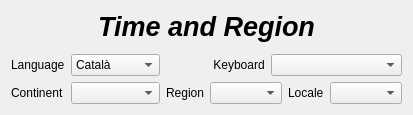
          <widget class="QWidget" name="PTime">
           <layout class="QGridLayout" name="gridLayout_14">
            <item row="0" column="0" colspan="7">
             <widget class="QLabel" name="LTimeRegionTitle">
              <property name="maximumSize">
               <size>
                <width>16777215</width>
                <height>50</height>
               </size>
              </property>
              <property name="font">
               <font>
                <pointsize>20</pointsize>
                <weight>75</weight>
                <italic>true</italic>
                <bold>true</bold>
               </font>
              </property>
              <property name="text">
               <string>Time and Region</string>
              </property>
              <property name="alignment">
               <set>Qt::AlignCenter</set>
              </property>
             </widget>
            </item>
            <item row="2" column="0">
             <widget class="QLabel" name="LLanguage">
              <property name="text">
               <string>Language</string>
              </property>
             </widget>
            </item>
            <item row="2" column="1">
             <widget class="QComboBox" name="CBLanguage">
              <property name="sizePolicy">
               <sizepolicy hsizetype="Expanding" vsizetype="Fixed">
                <horstretch>0</horstretch>
                <verstretch>0</verstretch>
               </sizepolicy>
              </property>
              <item>
               <property name="text">
                <string>Català</string>
               </property>
              </item>
              <item>
               <property name="text">
                <string>English</string>
               </property>
              </item>
              <item>
               <property name="text">
                <string>Castellano</string>
               </property>
              </item>
             </widget>
            </item>
            <item row="2" column="3">
             <widget class="QLabel" name="LKeyboard">
              <property name="text">
               <string> Keyboard</string>
              </property>
             </widget>
            </item>
            <item row="2" column="4" colspan="3">
             <widget class="QComboBox" name="CBKeyboard">
              <property name="sizePolicy">
               <sizepolicy hsizetype="Expanding" vsizetype="Fixed">
                <horstretch>0</horstretch>
                <verstretch>0</verstretch>
               </sizepolicy>
              </property>
             </widget>
            </item>
            <item row="3" column="0">
             <widget class="QLabel" name="LContinent">
              <property name="sizePolicy">
               <sizepolicy hsizetype="Preferred" vsizetype="Preferred">
                <horstretch>0</horstretch>
                <verstretch>0</verstretch>
               </sizepolicy>
              </property>
              <property name="minimumSize">
               <size>
                <width>0</width>
                <height>0</height>
               </size>
              </property>
              <property name="text">
               <string>Continent</string>
              </property>
             </widget>
            </item>
            <item row="3" column="1">
             <widget class="QComboBox" name="CBContinent">
              <property name="sizePolicy">
               <sizepolicy hsizetype="Expanding" vsizetype="Fixed">
                <horstretch>0</horstretch>
                <verstretch>0</verstretch>
               </sizepolicy>
              </property>
              <property name="maximumSize">
               <size>
                <width>250</width>
                <height>16777215</height>
               </size>
              </property>
             </widget>
            </item>
            <item row="3" column="2">
             <widget class="QLabel" name="LRegion">
              <property name="text">
               <string>Region</string>
              </property>
             </widget>
            </item>
            <item row="3" column="3" colspan="2">
             <widget class="QComboBox" name="CBRegion"/>
            </item>
            <item row="3" column="5">
             <widget class="QLabel" name="LLocale">
              <property name="text">
               <string>Locale</string>
              </property>
             </widget>
            </item>
            <item row="3" column="6">
             <widget class="QComboBox" name="CBLocale">
              <property name="sizePolicy">
               <sizepolicy hsizetype="Expanding" vsizetype="Fixed">
                <horstretch>0</horstretch>
                <verstretch>0</verstretch>
               </sizepolicy>
              </property>
             </widget>
            </item>
            <item row="1" column="0" colspan="7">
             <widget class="Marble::MarbleWidget" name="marble" native="true">
              <property name="sizePolicy">
               <sizepolicy hsizetype="MinimumExpanding" vsizetype="MinimumExpanding">
                <horstretch>0</horstretch>
                <verstretch>0</verstretch>
               </sizepolicy>
              </property>
             </widget>
            </item>
           </layout>
          </widget>
